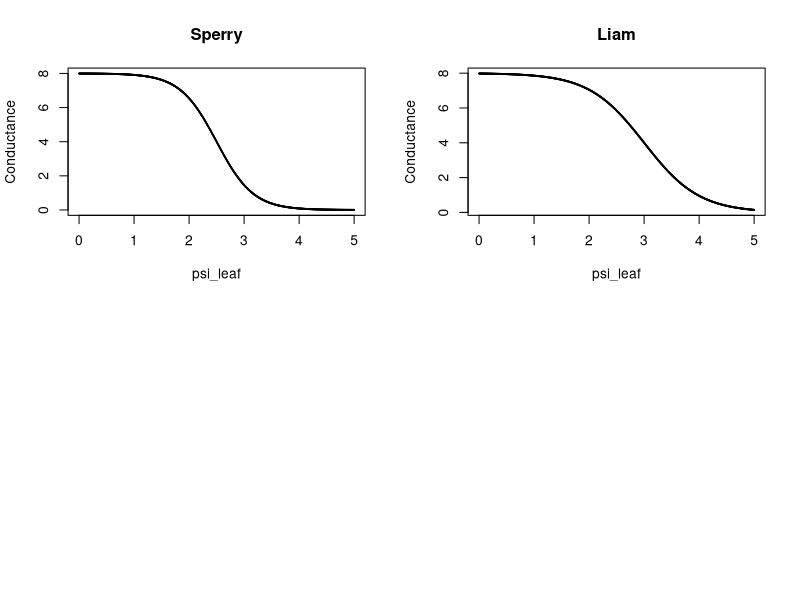
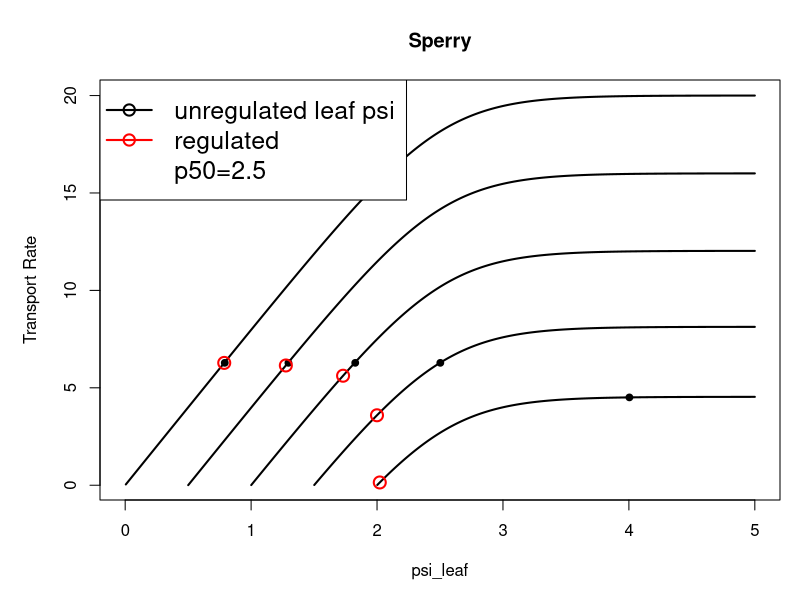
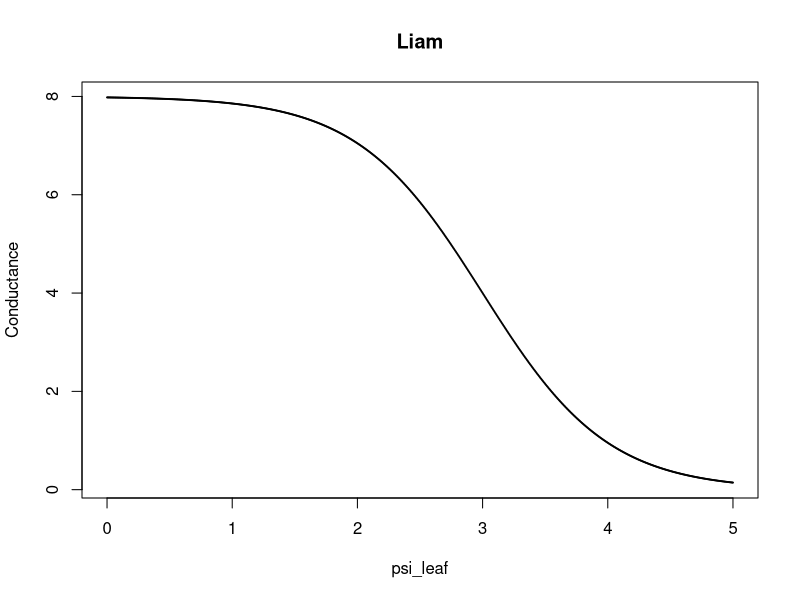
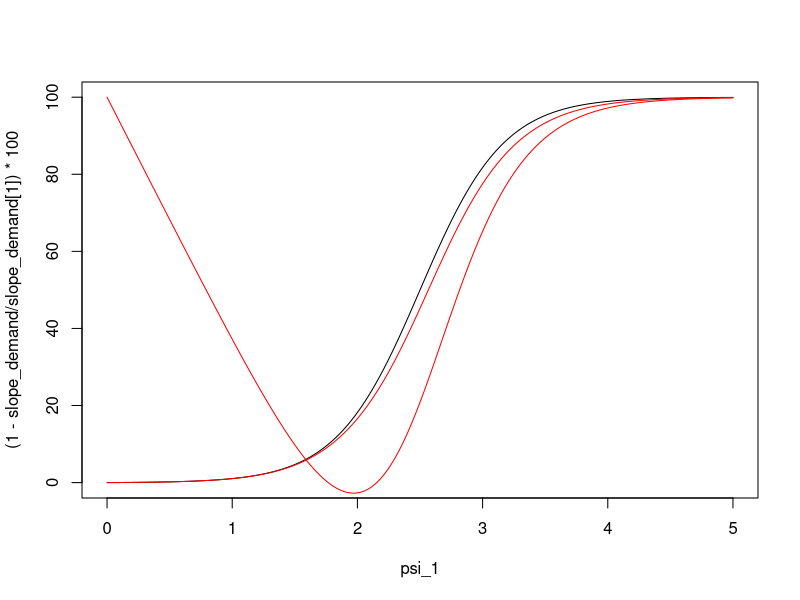

These charts were generated, in order, by the following R code: (Note: this script raises an error after producing the figures.)


e_can <- function(psi_leaf, psi_soil, res, gi) { ( psi_leaf - psi_soil )*gi / res }
gi <- function(psi_leaf, p50) { 1 - (1 / (1 + exp(5.0*(p50 - psi_leaf))))  }

p50 <- 3
res <- 10
psi_leaf <- seq(0.01, 7, length=1000)
psi_soil <- 0.0

sum_e <- (e_can(psi_leaf, psi_soil, res, gi(psi_leaf, p50) ))
new <- rep(0,length=length(sum_e))

for(i in 1:length(sum_e))
  {
    new[i] <- sum(sum_e[1:i])
  }

#e_can <- function(x, res, gi) { ( psi_leaf )*gi / res }
#gi <- function(psi_leaf, p50) { 1 - (1 / (1 + exp(2.0*(p50 - psi_leaf))))  }

## conductance here is assuming the soil matric potential is 0. 
conductance <- function(x) (8*(1 - (1 / (1 + exp(2.0*(3 - x))))))

p50 <- 0.5
K_max <- 8
res <- 1/K_max
psi_leaf <- seq(0.0, 5, length=1000)
psi_soil <- 0.0
cum_can_transport <- rep(0, length=1000)

## transpiration rate assuming the soil matric potential is 0. 
e_can <- function(psi_leaf) { ( psi_leaf - psi_soil )*((1 - (1 / (1 + exp(2.0*(3 - psi_leaf)))))) / res }
sum_e <- e_can(psi_leaf)

##------------------------------------------------------------------------------------------------------------------------------------------
## Sperry's version of supply-demand-loss theory 
## trying to work out why Sperry doensn't have the potential difference between soil and leaf included when calculating evaporation

sperry_cond <- function(psi_leaf) { ((1 - (1 / (1 + exp(3.0*(2.5 - psi_leaf)))))) / res }
#cum_can_transportx <- rep(0, length=1000)
cum_can_transportx <- matrix(0,0,nrow=1000, ncol=5) # this is the supply function
predawn_soil_mat_pot <- seq(0,2, by=0.5) # this assumes initial plant matric potential is the same as the soil matric potential

for(j in 1:length(predawn_soil_mat_pot))
  {
    for(i in 1:1000)
      {
        ffx <- integrate(sperry_cond, predawn_soil_mat_pot[j], psi_leaf[i] )
        cum_can_transportx[i,j] <- pmax(0, ffx$value)
      }
  }

for(l in 1:length(predawn_soil_mat_pot)) # remove the zeros from the 
{
  kop <- which(cum_can_transportx[,l] == 0)
  cum_can_transportx[kop,l] <- NA
}

cond_max_slope_sperry <- rep(0, lenght=5)
  
for(i in 1:length(predawn_soil_mat_pot))
  {
    cond_max_slope_sperry[i] <-  sperry_cond(predawn_soil_mat_pot[i]) # for Sperry the maximum conductance is always the pre-dawn matric potential/soil matric potential 
  }

##------------------------------------------------------------------------------------------------------------------------------------------
## make transpiration demand
Gmax <- 12563.1 # (Sperry 2016, 2130 kg h^-1 m^-2) NOTE it should be (kg h^-1 MPa^-1 m^-2) (12563.1 in Excel doc)
G <- rep(Gmax, length=5)
VPD <- 0.5*0.001   # (Sperry 2016, leaf-to-air vapor pressure deficit 1 kPa) (0.001 converts to MPa) NOTE in Sperry 2016 this is 1 which is crazy, in the Excel script it is 100
#evap_demand <- G*VPD

# need to define an Pcrit, i.e. a matric potential we choose wheere we decide conductance is effectively zero. We use this to get Ecrit, i.e. maximum transpiration beyond which leads to runaway cavitation  
P_crit <- 4 # MPa - this is arbitrary and could be a plant trait 
# get maximum transpiration possible based on Pcrit and soil matric potential 
E_crit <- rep(0, lenght=5)
evap_demand <- rep(0, lenght=5)

for(j in 1:5)
  {
    ffx <- integrate(sperry_cond, predawn_soil_mat_pot[j], P_crit )
    E_crit[j] <- pmax(0, ffx$value)
    evap_demand[j] <- G[j]*VPD
    if(evap_demand[j] > E_crit[j]) evap_demand[j] <- E_crit[j] # demand can't be greater than maximum supply
  }

## quick and dirty method to find the psi where demand is met. 
demand_met_at_sperry <- rep(0, length=5)
psi_demand_met_at_sperry <- rep(0, length=5)
demand_met_at_slope_sperry <- rep(0, length=5)
loss_function_sperry <- rep(0, length=5)
regulated_transpiration <- rep(0, length=5)
regulated_leaf_psi <- rep(0, length=5)

for(i in 1:5)
  {
    demand_met_at_sperry[i] <- which(cum_can_transportx[,i] >= evap_demand[i])
    psi_demand_met_at_sperry[i] <- psi_leaf[demand_met_at_sperry[i]]
    demand_met_at_slope_sperry[i] <- sperry_cond(psi_demand_met_at_sperry[i])
    loss_function_sperry[i] <- demand_met_at_slope_sperry[i] / cond_max_slope_sperry 
    regulated_leaf_psi[i] <- predawn_soil_mat_pot[i] + ((psi_demand_met_at_sperry[i] - predawn_soil_mat_pot[i])*loss_function_sperry[i])

    ffx <- integrate(sperry_cond, predawn_soil_mat_pot[i], regulated_leaf_psi[i] )
    regulated_transpiration[i] <- pmax(0, ffx$value)
    G[i] <- G[i]*loss_function_sperry[i]
    
  }


demand_met_at_sperry1 <- rep(0, length=5)

for(i in 1:5)
{
  demand_met_at_sperry1[i] <- which(cum_can_transportx[,i] >= regulated_transpiration[i])
  demand_met_at_sperry1[i] <- psi_leaf[demand_met_at_sperry1[i]]
}

##--------------------------------------------------------------------------------
# Calculation of regulated stomatal conductance - these two are equivalent
#G_new <- demand_new/VPD
#G <- G*loss_function

##------------------------------------------------------------------------------------------------------------------------------------------

par(mfrow=c(2,2))
plot(psi_leaf, sperry_cond(psi_leaf), cex=0.1, main="Sperry", ylab="Conductance") # Sperry's conductance rate (Sperry and Love 2015 Fig. 1)
plot(psi_leaf, conductance(psi_leaf), cex=0.1, main="Liam", ylab="Conductance") # My conductance rate assuming both transpiraiton and conductance are affected by the matric potential difference

graphics.off()
pdf( file="Supply_demand_loss_Sperrys_way.pdf", width=14,height=8 )
par( mfcol=c(2,2), mar=c(5,5,4,1))

par(mfrow=c(1,1))
plot(psi_leaf, cum_can_transportx[,1], type="l", lwd=2, cex=0.1, main="Sperry", ylab="Transport Rate") # Sperry's conductance rate (Sperry and Love 2015 Fig. 1)
points(psi_demand_met_at_sperry[1], evap_demand[1], type="p", cex=0.9, pch=19, col="black")
points(regulated_leaf_psi[1], regulated_transpiration[1], type="p", cex=1.6, pch=21, col="red", lwd=2)
lines(psi_leaf, cum_can_transportx[,2], lwd=2)
points(psi_demand_met_at_sperry[2], evap_demand[2], type="p", cex=0.9, pch=19, col="black")
points(regulated_leaf_psi[2], regulated_transpiration[2], type="p", cex=1.6, pch=21, col="red", lwd=2)
lines(psi_leaf, cum_can_transportx[,3], lwd=2)
points(psi_demand_met_at_sperry[3], evap_demand[3], type="p", cex=0.9, pch=19, col="black")
points(regulated_leaf_psi[3], regulated_transpiration[3], type="p", cex=1.6, pch=21, col="red", lwd=2)
lines(psi_leaf, cum_can_transportx[,4], lwd=2)
points(psi_demand_met_at_sperry[4], evap_demand[4], type="p", cex=0.9, pch=19, col="black")
points(regulated_leaf_psi[4], regulated_transpiration[4], type="p", cex=1.6, pch=21, col="red", lwd=2)
lines(psi_leaf, cum_can_transportx[,5], lwd=2)
points(psi_demand_met_at_sperry[5], evap_demand[5], type="p", cex=0.9, pch=19, col="black")
points(regulated_leaf_psi[5], regulated_transpiration[5], type="p", cex=1.6, pch=21, col="red", lwd=2)
legend("topleft", c("unregulated leaf psi","regulated","p50=2.5"), col=c("black", "red", "white"), pch = 1, cex=1.5, lwd=2)
graphics.off()


plot(psi_leaf, conductance(psi_leaf), cex=0.1, main="Liam", ylab="Conductance") # My conductance rate assuming both transpiraiton and conductance are affected by the matric potential difference

##------------------------------------------------------------------------------------------------------------------------------------------
#sperry_cond <- function(psi_leaf) { ( psi_leaf )*((1 - (1 / (1 + exp(2.0*(3 - psi_leaf)))))) / res }

#demandx <- rep(0, length=1000)
psi_1 <- rep(0, length=1000)
slope_demand <- rep(0, length=1000)
loss_fun_sp_gs <- rep(0, length=1000)
reg_leaf_psi <- rep(0, length=1000)
regulated_trans <- rep(0, length=1000)
regulated_Gs <- rep(0, length=1000)

non_regulated_trans <- rep(0, length=1000)
non_regulated_Gs <- rep(0, length=1000)

max_slo_sp <- sperry_cond(0) 

for(i in 1:1000)
{
#  demandx[i] <- cum_can_transportx[i,1]
  psi_1[i] <- psi_leaf[i]
  slope_demand[i] <- sperry_cond(psi_1[i])
  loss_fun_sp_gs[i] <- slope_demand[i] / max_slo_sp 
  reg_leaf_psi[i] <- 0 + ((psi_1[i] - 0)*loss_fun_sp_gs[i])

  ffx <- integrate(sperry_cond, 0, psi_1[i] )
  non_regulated_trans[i] <- pmax(0, ffx$value)
  non_regulated_Gs[i] <- non_regulated_trans[i]/0.001 # E = G*VPD ---- G = E/VPD (VPD=1, 0.001 transforms to MPa)
  
  ffx <- integrate(sperry_cond, 0, reg_leaf_psi[i] )
  regulated_trans[i] <- pmax(0, ffx$value)
  regulated_Gs[i] <- regulated_trans[i]/0.001 # E = G*VPD ---- G = E/VPD (VPD=1, 0.001 transforms to MPa)
  # G[i] <- G[i]*loss_function_sperry[i]
  
}

 plot(psi_1, (1-slope_demand/slope_demand[1])*100, type ="l", lwd=1)
 lines(psi_1, (1-regulated_Gs/non_regulated_Gs)*100, col="red")
 lines(psi_1, (1-regulated_Gs/Gmax)*100, col="red")
 
 
### 
cum_can_transport_Gs <- rep(0, length=1000)
slope_sperry1 <- rep(0, length=1000)
loss_sperry1 <- rep(0, length=1000)
slope_max <- sperry_cond(0)
  

for(i in 1:1000)
{
  ff <- integrate(sperry_cond, 0, psi_leaf[i] )
  cum_can_transport_Gs[i] <- ff$value
  slope_sperry1 <- sperry_cond(psi_leaf)
  loss_sperry1 <- slope_sperry1/slope_max
}

## quick and dirty method to find the psi where demand is met. 
demand_met_at_sperry <- rep(0, length=5)
psi_demand_met_at_sperry <- rep(0, length=5)
demand_met_at_slope_sperry <- rep(0, length=5)
loss_function_sperry <- rep(0, length=5)
regulated_transpiration <- rep(0, length=5)
regulated_leaf_psi <- rep(0, length=5)

for(i in 1:5)
{
  demand_met_at_sperry[i] <- which(cum_can_transportx[,i] >= evap_demand[i])
  psi_demand_met_at_sperry[i] <- psi_leaf[demand_met_at_sperry[i]]
  demand_met_at_slope_sperry[i] <- sperry_cond(psi_demand_met_at_sperry[i])
  loss_function_sperry[i] <- demand_met_at_slope_sperry[i] / cond_max_slope_sperry 
  regulated_leaf_psi[i] <- predawn_soil_mat_pot[i] + ((psi_demand_met_at_sperry[i] - predawn_soil_mat_pot[i])*loss_function_sperry[i])
  
  ffx <- integrate(sperry_cond, predawn_soil_mat_pot[i], regulated_leaf_psi[i] )
  regulated_transpiration[i] <- pmax(0, ffx$value)
  G[i] <- G[i]*loss_function_sperry[i]
  
}



## surrogate to get derivitive of the transpiration rate
e_can2 <- expression(( x - psi_soil )*((1 - (1 / (1 + exp(2.0*(3 - x)))))) / res )
D(D(e_can2, 'x'),'x') # need to manually copy this derivitive - cant find a way to automate it.
d_de_can2 <- function(x) {(((1 - (1/(1 + exp(2 * (3 - x)))))) - (x - psi_soil) * (exp(2 * (3 - x)) * 2/(1 + exp(2 * (3 - x)))^2))/res}
##dd_ecan2 <- function(x) {-((exp(2 * (3 - x)) * 2/(1 + exp(2 * (3 - x)))^2 + ((exp(2 * (3 - x)) * 2/(1 + exp(2 * (3 - x)))^2) - (x - psi_soil) * (exp(2 * (3 - x)) * 2 * 2/(1 + exp(2 * (3 - x)))^2 - exp(2 * (3 - x)) * 2 * (2 * (exp(2 * (3 - x)) * 2 * (1 + exp(2 * (3 - x)))))/((1 + exp(2 * (3 - x)))^2)^2)))/res)}
psi_max_slope <- uniroot(d_de_can2, c(0, 5))$root # find the leaf matric potential which yields the highest transpiraiton rate

for(i in 1:1000)
{
  ff <- integrate(e_can, 0, psi_leaf[i] )
  cum_can_transport[i] <- ff$value
}

##------------------------------------------------------------------------------------------------------------------------------------------
##------------------------------------------------------------------------------------------------------------------------------------------
##------------------------------------------------------------------------------------------------------------------------------------------
##------------------------------------------------------------------------------------------------------------------------------------------
##------------------------------------------------------------------------------------------------------------------------------------------
##------------------------------------------------------------------------------------------------------------------------------------------
##------------------------------------------------------------------------------------------------------------------------------------------
##------------------------------------------------------------------------------------------------------------------------------------------
##------------------------------------------------------------------------------------------------------------------------------------------
##------------------------------------------------------------------------------------------------------------------------------------------
##------------------------------------------------------------------------------------------------------------------------------------------
##------------------------------------------------------------------------------------------------------------------------------------------
##------------------------------------------------------------------------------------------------------------------------------------------
##------------------------------------------------------------------------------------------------------------------------------------------
##------------------------------------------------------------------------------------------------------------------------------------------
##------------------------------------------------------------------------------------------------------------------------------------------
## Can't work out how Sperry's Gs declines faster than conductance.......


cond_max_slope <- max(conductance(psi_leaf)) #(Sperry's )

Gmax <- 12563.1 # (Sperry 2016, 2130 kg h^-1 m^-2) NOTE it should be (kg h^-1 MPa^-1 m^-2) (12563.1 in Excel doc)
G <- Gmax
VPD <- 2*0.001   # (Sperry 2016, leaf-to-air vapor pressure deficit 1 kPa) (0.001 converts to MPa) NOTE in Sperry 2016 this is 1 which is crazy, in the Excel script it is 100
evap_demand <- G*VPD
## quick and dirty method to find the psi where demand is met.
demand_met_at <- which(cum_can_transport > evap_demand)
demand_met_at <- psi_leaf[demand_met_at[1]]
demand_met_at_slope <- conductance(demand_met_at)
loss_function <- demand_met_at_slope / cond_max_slope

demand_new <- demand * loss_function

##--------------------------------------------------------------------------------
# Calculation of regulated stomatal conductance - these two are equivalent
#G_new <- demand_new/VPD
G <- G*loss_function

##------------------------------------------------------------------------------------------------------------------------------------------

conductance <- function(x) (K_max*(1 - (1 / (1 + exp(2.0*(3 - x))))))
y_int_cum <- function(x){ integrate(e_can, 0, x )$value - (e_can(x)*x)} # the y-intersept for the tangent
#abline(y_int_cum(2), e_can(2)) # the slope of the tangent is the transpiration rate (e_can)

plot(psi_leaf, conductance(psi_leaf), cex=0.1)
plot(psi_leaf, e_can(psi_leaf), cex=0.1)
plot(psi_leaf, cum_can_transport, cex=0.1)
ablineclip(y_int_cum(2), e_can(2), x1=1,x2=3, lty=2, col="red", lwd=2)

par(mfrow=c(1,1))
plot(psi_leaf, cum_can_transport, cex=0.1)
ablineclip(y_int_cum(1), e_can(1), x1=0.5,x2=1.5, lty=3, col="red", lwd=4)
ablineclip(y_int_cum(psi_max_slope), e_can(psi_max_slope), x1=psi_max_slope*0.85,x2=psi_max_slope*1.15, lty=3, col="red", lwd=4)
ablineclip(y_int_cum(4.0), e_can(4.0), x1=3.4,x2=4.5, lty=3, col="red", lwd=4)

##------------------------------------------------------------------------------------------------------------------------------------------
graphics.off()
pdf( file="Supply_demand_Sperrys_way.pdf", width=14,height=8 )
par( mfcol=c(2,2), mar=c(5,5,4,1))
plot(psi_leaf, sperry_cond(psi_leaf), cex=0.1, main="Sperry", ylab="Conductance") # Sperry's conductance rate (Sperry and Love 2015 Fig. 1)
text(7, 7, "(A)")
plot(psi_leaf, cum_can_transportx, cex=0.1, main="Sperry", ylab="Transport Rate") # Sperry's transport rate (Sperry and Love 2015 Fig. 1)
text(7, 20, "(B)")
graphics.off()




##------------------------------------------------------------------------------------------------------------------------------------------
## my way
cond_max_slope <- max(conductance(psi_leaf)) #(Sperry's )

Gmax <- 12563.1 # (Sperry 2016, 2130 kg h^-1 m^-2) NOTE it should be (kg h^-1 MPa^-1 m^-2) (12563.1 in Excel doc)
G <- Gmax
VPD <- 2*0.001   # (Sperry 2016, leaf-to-air vapor pressure deficit 1 kPa) (0.001 converts to MPa) NOTE in Sperry 2016 this is 1 which is crazy, in the Excel script it is 100
evap_demand <- G*VPD
## quick and dirty method to find the psi where demand is met.
demand_met_at <- which(cum_can_transport > evap_demand)
demand_met_at <- psi_leaf[demand_met_at[1]]
demand_met_at_slope <- conductance(demand_met_at)
loss_function <- demand_met_at_slope / cond_max_slope

demand_new <- demand * loss_function

##--------------------------------------------------------------------------------


graphics.off()
pdf( file="Supply_demand_Liams_way.pdf", width=14,height=8 )
par( mfcol=c(2,2), mar=c(5,5,4,1))
plot(psi_leaf, conductance(psi_leaf), cex=0.1, main="Liam", ylab="Conductance") # My conductance rate assuming both transpiraiton and conductance are affected by the matric potential difference
text(6, 7, "(C)")
plot(psi_leaf, cum_can_transport, cex=0.1, main="Liam", ylab="Transport Rate") # My transport rate assuming both transpiraiton and conductance are affected by the matric potential difference
text(6, 7, "(D)")
points(demand_met_at, demand, type="p", cex=1.5, pch=19, col="red")
ablineclip(y_int_cum(demand_met_at), e_can(demand_met_at), x1=demand_met_at*0.85,x2=demand_met_at*1.15, lty=2, col="red", lwd=2)
plot(psi_leaf, e_can(psi_leaf), cex=0.1, main="Liam", ylab="Conductance moderated psi diff and cavitation") # My conductance rate assuming both transpiraiton and conductance are affected by the matric potential difference
text(6, 7, "(E)")
graphics.off()

# (Sperry and Love) "The maximum dE/dPcanopy [max conductance and max slope of the line in Sperry's transport rate] is at the predawn start of the curve
# (Fig. 2, dashed dE/dPmax tangent) and equals the maximum soil–canopy k"
# While this is indeed the maximum conductance the maximum flow rate of water happens at a higher matric potential, see (E).
# This implies that the maximum slope of the transport function does not happen at 0MPa but at a higher MPa. I'm not sure what is more appropriate or correct.
# I'm obviously correct and also the best at being modest.
##------------------------------------------------------------------------------------------------------------------------------------------
##------------------------------------------------------------------------------------------------------------------------------------------
##------------------------------------------------------------------------------------------------------------------------------------------


transpiration <- rep(0, length=1000)
transpiration1 <- rep(0, length=1000)
#psi_leaf <- seq(0.01, 6.0, length=1000)

for(i in 1:1000)
{

  if(i==1)  x <- 0
  ff <- integrate(conductance, 0, psi_leaf[i] )
  transpiration[i] <- ff$value
  x <- x + psi_leaf[i]
}



for(i in 1:100)
{
  if(i==1)  x <- 0
  ff <- conductance(x + psi_leaf[i] )
  transpiration1[i] <- ff
  x <- x + psi_leaf[i]
}


new1 <- rep(0,length=length(transpiration1))

for(i in 1:length(transpiration1))
{
  new1[i] <- sum(transpiration1[1:i])
}

new2 <- rep(0,length=length(new1))

for(i in 1:length(new1))
{
  if(i==1)  x <- 0
  new2[i] <- (new1[i])/(psi_leaf[i])
  x <- new1[i]
}



poo <- expression( (5*(1 - (1 / (1 + exp(2.0*(3 - x)))))))

pam <- function(x) {-(5 * (exp(2 * (3 - x)) * 2/(1 + exp(2 * (3 - x)))^2))}

e_can <- function(psi_leaf) { ( psi_leaf - psi_soil )*((1 - (1 / (1 + exp(2.0*(3 - psi_leaf)))))) / res }

suppx <- e_can(psi_leaf)

sum_suppx <- rep(0, length(suppx))

for(i in 1:length(suppx))
{
  sum_suppx[i] <- sum(suppx[1:i])
}

supp1 <- rep(0, length=1000)

for(i in 1:1000)
{
  ff <- integrate(e_can, 0, psi_leaf[i] )
  supp1[i] <- ff$value
}


 plot(psi_leaf, crap(psi_leaf))
 plot(psi_leaf, e_can(psi_leaf))
 abline(v=psi_leaf[335])
 plot(psi_leaf, crap(psi_leaf))
 abline(v=psi_leaf[335])
 fuck <- crap(psi_leaf)
 which(fuck==min(fuck))
 abline(v=psi_leaf[365])
 plot(psi_leaf, e_can(psi_leaf))
 plot(psi_leaf, ball(psi_leaf))
 plot(psi_leaf, e_can(psi_leaf))
 plot(psi_leaf, ball(psi_leaf))
 abline(h=0)
 plot(psi_leaf, e_can(psi_leaf))
